Frame 1 (no input): blank canvas, image omitted
Frame 60 (no input): blank canvas, image omitted
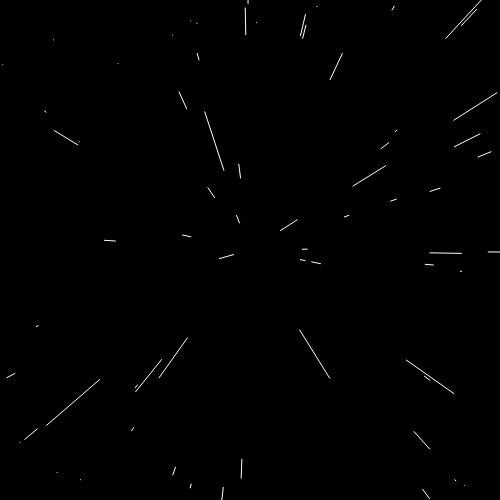
Frame 120 (the mouse pressed at the canvas centre since frame 60)

The p5.js sketch whose frames 1 and 60 were blank and that drew this single picture after the mouse press (run headless with seeded random() and noise() and a simulated clock; from frame 60 on, the mouse is pressed at the canvas centre):

// p5.js sketch
// ── sketch.js
var canvas;
var stars = [];
var lightspeed = false;
function setup(){
    canvas = createCanvas(500,500);
    background(0);
    
    
    for (var i = 0; i < 80; i++) {
        stars.push(new Star(random(width), random(height)));
    }
    for (var i = 0; i < stars.length; i++) {    
        stars[i].display();
    }
}

function draw(){
    background(0);
    if(lightspeed){
        for (var i = 0; i < stars.length; i++) {
            if(stars[i].shouldReset){
                stars[i].reset();
            }
            else{
                stars[i].run();
            }
        }
    }
}

function mousePressed(){
    lightspeed = !lightspeed;
}

function Star(_x,_y){
    this.position = createVector(_x,_y);
    this.slowPosition = createVector(_x,_y);
    this.moveSpeed = p5.Vector.dist(this.position, createVector(width/2, height/2))/20;
    this.movement = p5.Vector.sub(this.position,createVector(width/2, height/2)).setMag(2);
    this.shouldReset = false;

    this.reset = function(){
        let _x = random(width);
        let _y = random(height);
        this.position = createVector(_x,_y);
        this.slowPosition = createVector(_x,_y);
        this.moveSpeed = p5.Vector.dist(this.position, createVector(width/2, height/2))/20;
        this.movement = p5.Vector.sub(this.position,createVector(width/2, height/2)).setMag(2);
        this.shouldReset = false;
    }
    this.run = function(){
        this.update();
        this.display();
    }
    this.update = function(){
        this.moveSpeed = p5.Vector.dist(this.position, createVector(width/2, height/2))/20;
        this.position.add(this.movement.setMag(this.moveSpeed * 2).limit(10));
        this.slowPosition.add(this.movement.setMag(this.moveSpeed).limit(10));
        if(0 > this.slowPosition.x || this.slowPosition.x > width || 0 > this.slowPosition.y || this.slowPosition.y > height){
            this.shouldReset = true;
        }
    }
    this.display = function(){
        stroke(255);
        fill(255);
        line(this.slowPosition.x, this.slowPosition.y, this.position.x, this.position.y);
    }
}
